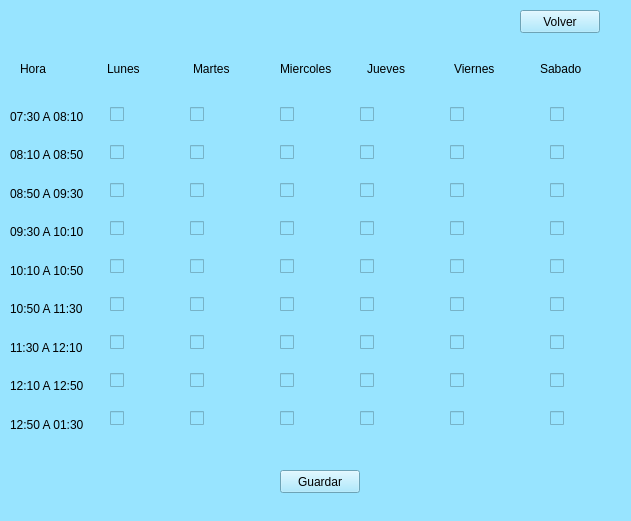
<?xml version="1.0" encoding="UTF-8"?>
<ui version="4.0">
 <class>MainWindow</class>
 <widget class="QMainWindow" name="MainWindow">
  <property name="geometry">
   <rect>
    <x>0</x>
    <y>0</y>
    <width>631</width>
    <height>521</height>
   </rect>
  </property>
  <property name="windowTitle">
   <string>MainWindow</string>
  </property>
  <property name="styleSheet">
   <string notr="true">background-color:rgb(152, 228, 255);</string>
  </property>
  <widget class="QWidget" name="centralwidget">
   <widget class="QWidget" name="layoutWidget">
    <property name="geometry">
     <rect>
      <x>190</x>
      <y>90</y>
      <width>51</width>
      <height>361</height>
     </rect>
    </property>
    <layout class="QVBoxLayout" name="verticalLayout_3">
     <item>
      <widget class="QCheckBox" name="checkBox_10">
       <property name="text">
        <string/>
       </property>
      </widget>
     </item>
     <item>
      <widget class="QCheckBox" name="checkBox_11">
       <property name="text">
        <string/>
       </property>
      </widget>
     </item>
     <item>
      <widget class="QCheckBox" name="checkBox_12">
       <property name="text">
        <string/>
       </property>
      </widget>
     </item>
     <item>
      <widget class="QCheckBox" name="checkBox_13">
       <property name="text">
        <string/>
       </property>
      </widget>
     </item>
     <item>
      <widget class="QCheckBox" name="checkBox_14">
       <property name="text">
        <string/>
       </property>
      </widget>
     </item>
     <item>
      <widget class="QCheckBox" name="checkBox_15">
       <property name="text">
        <string/>
       </property>
      </widget>
     </item>
     <item>
      <widget class="QCheckBox" name="checkBox_16">
       <property name="text">
        <string/>
       </property>
      </widget>
     </item>
     <item>
      <widget class="QCheckBox" name="checkBox_17">
       <property name="text">
        <string/>
       </property>
      </widget>
     </item>
     <item>
      <widget class="QCheckBox" name="checkBox_18">
       <property name="text">
        <string/>
       </property>
      </widget>
     </item>
    </layout>
   </widget>
   <widget class="QWidget" name="layoutWidget_2">
    <property name="geometry">
     <rect>
      <x>280</x>
      <y>90</y>
      <width>51</width>
      <height>361</height>
     </rect>
    </property>
    <layout class="QVBoxLayout" name="verticalLayout_4">
     <item>
      <widget class="QCheckBox" name="checkBox_19">
       <property name="text">
        <string/>
       </property>
      </widget>
     </item>
     <item>
      <widget class="QCheckBox" name="checkBox_20">
       <property name="text">
        <string/>
       </property>
      </widget>
     </item>
     <item>
      <widget class="QCheckBox" name="checkBox_21">
       <property name="text">
        <string/>
       </property>
      </widget>
     </item>
     <item>
      <widget class="QCheckBox" name="checkBox_22">
       <property name="text">
        <string/>
       </property>
      </widget>
     </item>
     <item>
      <widget class="QCheckBox" name="checkBox_23">
       <property name="text">
        <string/>
       </property>
      </widget>
     </item>
     <item>
      <widget class="QCheckBox" name="checkBox_24">
       <property name="text">
        <string/>
       </property>
      </widget>
     </item>
     <item>
      <widget class="QCheckBox" name="checkBox_25">
       <property name="text">
        <string/>
       </property>
      </widget>
     </item>
     <item>
      <widget class="QCheckBox" name="checkBox_26">
       <property name="text">
        <string/>
       </property>
      </widget>
     </item>
     <item>
      <widget class="QCheckBox" name="checkBox_27">
       <property name="text">
        <string/>
       </property>
      </widget>
     </item>
    </layout>
   </widget>
   <widget class="QWidget" name="layoutWidget_3">
    <property name="geometry">
     <rect>
      <x>360</x>
      <y>90</y>
      <width>51</width>
      <height>361</height>
     </rect>
    </property>
    <layout class="QVBoxLayout" name="verticalLayout_5">
     <item>
      <widget class="QCheckBox" name="checkBox_28">
       <property name="text">
        <string/>
       </property>
      </widget>
     </item>
     <item>
      <widget class="QCheckBox" name="checkBox_29">
       <property name="text">
        <string/>
       </property>
      </widget>
     </item>
     <item>
      <widget class="QCheckBox" name="checkBox_30">
       <property name="text">
        <string/>
       </property>
      </widget>
     </item>
     <item>
      <widget class="QCheckBox" name="checkBox_31">
       <property name="text">
        <string/>
       </property>
      </widget>
     </item>
     <item>
      <widget class="QCheckBox" name="checkBox_32">
       <property name="text">
        <string/>
       </property>
      </widget>
     </item>
     <item>
      <widget class="QCheckBox" name="checkBox_33">
       <property name="text">
        <string/>
       </property>
      </widget>
     </item>
     <item>
      <widget class="QCheckBox" name="checkBox_34">
       <property name="text">
        <string/>
       </property>
      </widget>
     </item>
     <item>
      <widget class="QCheckBox" name="checkBox_35">
       <property name="text">
        <string/>
       </property>
      </widget>
     </item>
     <item>
      <widget class="QCheckBox" name="checkBox_36">
       <property name="text">
        <string/>
       </property>
      </widget>
     </item>
    </layout>
   </widget>
   <widget class="QWidget" name="layoutWidget_4">
    <property name="geometry">
     <rect>
      <x>450</x>
      <y>90</y>
      <width>51</width>
      <height>361</height>
     </rect>
    </property>
    <layout class="QVBoxLayout" name="verticalLayout_6">
     <item>
      <widget class="QCheckBox" name="checkBox_37">
       <property name="text">
        <string/>
       </property>
      </widget>
     </item>
     <item>
      <widget class="QCheckBox" name="checkBox_38">
       <property name="text">
        <string/>
       </property>
      </widget>
     </item>
     <item>
      <widget class="QCheckBox" name="checkBox_39">
       <property name="text">
        <string/>
       </property>
      </widget>
     </item>
     <item>
      <widget class="QCheckBox" name="checkBox_40">
       <property name="text">
        <string/>
       </property>
      </widget>
     </item>
     <item>
      <widget class="QCheckBox" name="checkBox_41">
       <property name="text">
        <string/>
       </property>
      </widget>
     </item>
     <item>
      <widget class="QCheckBox" name="checkBox_42">
       <property name="text">
        <string/>
       </property>
      </widget>
     </item>
     <item>
      <widget class="QCheckBox" name="checkBox_43">
       <property name="text">
        <string/>
       </property>
      </widget>
     </item>
     <item>
      <widget class="QCheckBox" name="checkBox_44">
       <property name="text">
        <string/>
       </property>
      </widget>
     </item>
     <item>
      <widget class="QCheckBox" name="checkBox_45">
       <property name="text">
        <string/>
       </property>
      </widget>
     </item>
    </layout>
   </widget>
   <widget class="QWidget" name="layoutWidget_5">
    <property name="geometry">
     <rect>
      <x>550</x>
      <y>90</y>
      <width>51</width>
      <height>361</height>
     </rect>
    </property>
    <layout class="QVBoxLayout" name="verticalLayout_7">
     <item>
      <widget class="QCheckBox" name="checkBox_46">
       <property name="text">
        <string/>
       </property>
      </widget>
     </item>
     <item>
      <widget class="QCheckBox" name="checkBox_47">
       <property name="text">
        <string/>
       </property>
      </widget>
     </item>
     <item>
      <widget class="QCheckBox" name="checkBox_48">
       <property name="text">
        <string/>
       </property>
      </widget>
     </item>
     <item>
      <widget class="QCheckBox" name="checkBox_49">
       <property name="text">
        <string/>
       </property>
      </widget>
     </item>
     <item>
      <widget class="QCheckBox" name="checkBox_50">
       <property name="text">
        <string/>
       </property>
      </widget>
     </item>
     <item>
      <widget class="QCheckBox" name="checkBox_51">
       <property name="text">
        <string/>
       </property>
      </widget>
     </item>
     <item>
      <widget class="QCheckBox" name="checkBox_52">
       <property name="text">
        <string/>
       </property>
      </widget>
     </item>
     <item>
      <widget class="QCheckBox" name="checkBox_53">
       <property name="text">
        <string/>
       </property>
      </widget>
     </item>
     <item>
      <widget class="QCheckBox" name="checkBox_54">
       <property name="text">
        <string/>
       </property>
      </widget>
     </item>
    </layout>
   </widget>
   <widget class="QPushButton" name="bt_guardar">
    <property name="geometry">
     <rect>
      <x>280</x>
      <y>470</y>
      <width>80</width>
      <height>23</height>
     </rect>
    </property>
    <property name="text">
     <string>Guardar</string>
    </property>
   </widget>
   <widget class="QWidget" name="layoutWidget">
    <property name="geometry">
     <rect>
      <x>20</x>
      <y>60</y>
      <width>601</width>
      <height>17</height>
     </rect>
    </property>
    <layout class="QHBoxLayout" name="horizontalLayout">
     <item>
      <widget class="QLabel" name="label_16">
       <property name="text">
        <string>Hora</string>
       </property>
      </widget>
     </item>
     <item>
      <widget class="QLabel" name="label">
       <property name="text">
        <string>Lunes</string>
       </property>
      </widget>
     </item>
     <item>
      <widget class="QLabel" name="label_2">
       <property name="text">
        <string>Martes</string>
       </property>
      </widget>
     </item>
     <item>
      <widget class="QLabel" name="label_3">
       <property name="text">
        <string>Miercoles</string>
       </property>
      </widget>
     </item>
     <item>
      <widget class="QLabel" name="label_4">
       <property name="text">
        <string>Jueves</string>
       </property>
      </widget>
     </item>
     <item>
      <widget class="QLabel" name="label_5">
       <property name="text">
        <string>Viernes</string>
       </property>
      </widget>
     </item>
     <item>
      <widget class="QLabel" name="label_6">
       <property name="text">
        <string>Sabado</string>
       </property>
      </widget>
     </item>
    </layout>
   </widget>
   <widget class="QWidget" name="layoutWidget">
    <property name="geometry">
     <rect>
      <x>10</x>
      <y>100</y>
      <width>87</width>
      <height>341</height>
     </rect>
    </property>
    <layout class="QVBoxLayout" name="verticalLayout">
     <item>
      <widget class="QLabel" name="label_7">
       <property name="text">
        <string>07:30 A 08:10</string>
       </property>
      </widget>
     </item>
     <item>
      <widget class="QLabel" name="label_8">
       <property name="text">
        <string>08:10 A 08:50</string>
       </property>
      </widget>
     </item>
     <item>
      <widget class="QLabel" name="label_9">
       <property name="text">
        <string>08:50 A 09:30</string>
       </property>
      </widget>
     </item>
     <item>
      <widget class="QLabel" name="label_10">
       <property name="text">
        <string>09:30 A 10:10</string>
       </property>
      </widget>
     </item>
     <item>
      <widget class="QLabel" name="label_11">
       <property name="text">
        <string>10:10 A 10:50</string>
       </property>
      </widget>
     </item>
     <item>
      <widget class="QLabel" name="label_12">
       <property name="text">
        <string>10:50 A 11:30</string>
       </property>
      </widget>
     </item>
     <item>
      <widget class="QLabel" name="label_13">
       <property name="text">
        <string>11:30 A 12:10</string>
       </property>
      </widget>
     </item>
     <item>
      <widget class="QLabel" name="label_14">
       <property name="text">
        <string>12:10 A 12:50</string>
       </property>
      </widget>
     </item>
     <item>
      <widget class="QLabel" name="label_15">
       <property name="text">
        <string>12:50 A 01:30</string>
       </property>
      </widget>
     </item>
    </layout>
   </widget>
   <widget class="QWidget" name="layoutWidget">
    <property name="geometry">
     <rect>
      <x>110</x>
      <y>90</y>
      <width>51</width>
      <height>361</height>
     </rect>
    </property>
    <layout class="QVBoxLayout" name="verticalLayout_2">
     <item>
      <widget class="QCheckBox" name="checkBox_1">
       <property name="text">
        <string/>
       </property>
      </widget>
     </item>
     <item>
      <widget class="QCheckBox" name="checkBox_2">
       <property name="text">
        <string/>
       </property>
      </widget>
     </item>
     <item>
      <widget class="QCheckBox" name="checkBox_3">
       <property name="text">
        <string/>
       </property>
      </widget>
     </item>
     <item>
      <widget class="QCheckBox" name="checkBox_4">
       <property name="text">
        <string/>
       </property>
      </widget>
     </item>
     <item>
      <widget class="QCheckBox" name="checkBox_5">
       <property name="text">
        <string/>
       </property>
      </widget>
     </item>
     <item>
      <widget class="QCheckBox" name="checkBox_6">
       <property name="text">
        <string/>
       </property>
      </widget>
     </item>
     <item>
      <widget class="QCheckBox" name="checkBox_7">
       <property name="text">
        <string/>
       </property>
      </widget>
     </item>
     <item>
      <widget class="QCheckBox" name="checkBox_8">
       <property name="text">
        <string/>
       </property>
      </widget>
     </item>
     <item>
      <widget class="QCheckBox" name="checkBox_9">
       <property name="text">
        <string/>
       </property>
      </widget>
     </item>
    </layout>
   </widget>
   <widget class="QPushButton" name="bt_volver">
    <property name="geometry">
     <rect>
      <x>520</x>
      <y>10</y>
      <width>80</width>
      <height>23</height>
     </rect>
    </property>
    <property name="text">
     <string>Volver</string>
    </property>
   </widget>
  </widget>
 </widget>
 <resources/>
 <connections/>
</ui>
